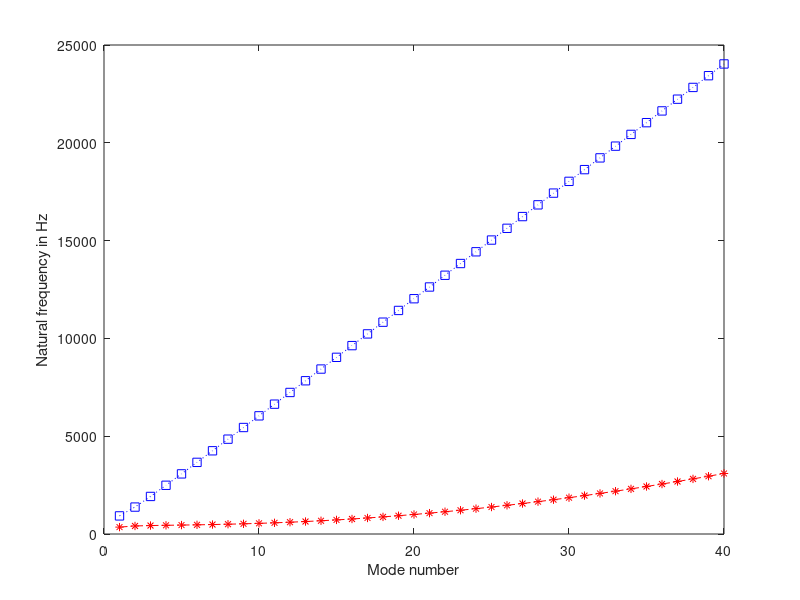

The MATLAB script that drew this image:

%   Tyre parameters
E=10.4e+9;            %     Young's modulus
b=15.2e-2;            %     Belt ring section width in m
d=3.1e-3;             %     Belt ring section heigth in m
I=(b*d^3)/12;
D=(E*d^3)/12;         %     Bending stiffness of belt ring 
K=E*d;                %     Membrane stiffness of belt ring
Dnorm=D*b;              %     Normalized bending stiffness of belt ring
Knorm=K*b;              %     Normalized Membrane stiffness of belt ring
kr=(192.9e+6)*b;          %     Radial stiffness of sidewall in kg/m.sec^2
kt=(648.7e+5)*b;          %     Tangential stiffness of sidewall in kg/m.sec^2
rho=8.1e+3;           %     Density in in kg/m^3
A=b*d;                %     Belt ring section Area in m^2
r=0.3;                %     Belt ring radius in m
P0=2.2e+5;
%zEGELAAR -undeformed tyre sidewall at 2.2e+5 inflation pressure
% r= 0.3                Belt ring radius in m
% rs=.054               radius of tyre sidewall arc
% t=.1                  thickness of sidewall 
% ls=.121               length of sidewall arc
% G=1.6e+6              shear modulus of sidewall
% w/2=62.3deg           half angle of sidewall
% L=.0867               height of tyre sidewall
%------------------------------------------------------------------------------------------------------------------------------------------------------------
%%
%   Preallocating
Nbelt=800;                       %     number of discretized belt Nodes
Nmodes=40;                       %     number of Modes
Del=zeros(Nmodes,1);         
B=zeros(Nmodes,1);
Bs=zeros(Nmodes,1);
Dels=zeros(Nmodes,1);
ValNatfreq=zeros(Nmodes,2);
Tm_div_Rm=zeros(Nmodes,2);
phid=zeros(Nmodes,1);
U=zeros(2*Nbelt,1);
theta = (2*pi/Nbelt)*(0:(Nbelt-1));    %     central angle of belt arch,

ModeStructArr(1:Nmodes) = struct('frq',0,'Tm_div_Rm',1,'theta',theta,'dr',zeros(size(theta)),'dt',zeros(size(theta)));

RadialModes = struct('Nmode',1:Nmodes,'ModeData',ModeStructArr);
TangentialModes = struct('Nmode',1:Nmodes,'ModeData',ModeStructArr);
% ------------------------------------------------------------------------------------------------------------------------------------------------------------
%%
%   NATURAL FREQUENCIES OF BELT RING
for n=1:Nmodes
        %    Precalculated terms
        Lambda4 = (A *rho)^2; 
        Lambda2 = -A*kr*rho -A*kt*rho -(A*E*I*(n^2)*rho/(r^4)) - (A*E*I*(n^4)*rho/(r^4)) - (A*E*A*rho/(r^2)) - (A*E*A*rho*(n^2)/(r^2)) + ((A*rho*P0*b)/r) - ((A*rho*P0*b*n^2)/r);
        Lambda0 = (kr*kt) + ((E*I*E*A*(n^2))/(r^6)) - ((2*E*I*E*A*(n^4))/(r^6)) + ((E*I*E*A*(n^6))/(r^6)) + ((E*I*kr*(n^2))/(r^4)) + ((E*I*kt*(n^4))/(r^4)) + ((E*A*kt)/(r^2)) + ((E*A*kr*(n^2))/(r^2)) + ((P0*b)*((-(E*I*n^2)/r^5)+((E*I*n^4)/r^5)-((E*A*n^2)/r^3)+((E*A*n^4)/r^3)-(kt/r)+((kr*n^2)/r)));
        
        Dels = Lambda2^2 - (4*Lambda4*Lambda0);
        
        
        %   Calculating natural frequencies of each mode in rad/s
        RadialModes.ModeData(n).frq = (sqrt((-Lambda2 - sqrt(Dels))/(2*Lambda4))) * .159; % radial
        TangentialModes.ModeData(n).frq = (sqrt((-Lambda2 + sqrt(Dels))/(2*Lambda4))) * .159; % tangential
        
        
        %   Ratio of radial to tangential deformation amplitude
        RadialModes.ModeData(n).Tm_div_Rm = -(E*I*(n^4)/(r^4) + E*A/(r^2) + kr - rho*A*(RadialModes.ModeData(n).frq^2))/(E*I*(n^3)/(r^4) + E*A*n/(r^2));      %Radial
        TangentialModes.ModeData(n).Tm_div_Rm = -(E*I*(n^4)/(r^4) + E*A/(r^2) + kr - rho*A*(TangentialModes.ModeData(n).frq^2))/(E*I*(n^3)/(r^4) + E*A*n/(r^2));      %Tangential
        
        %   Find out phi angle between the mode shapes
%         phid(n)=180/(2*n);

        % Calculate radial/tangential displacements
        RadialModes.ModeData(n).dr = cos(n*RadialModes.ModeData(n).theta);
        RadialModes.ModeData(n).dt = RadialModes.ModeData(n).Tm_div_Rm*sin(n*RadialModes.ModeData(n).theta);
        
        TangentialModes.ModeData(n).dr = cos(n*TangentialModes.ModeData(n).theta);
        TangentialModes.ModeData(n).dt = TangentialModes.ModeData(n).Tm_div_Rm*sin(n*TangentialModes.ModeData(n).theta);

%         fprintf('For mode %f the Radial natural frequency is %f Hz and the Tangential natural frequency is %f Hz\n',n,RadialModes.ModeData(n).frq,TangentialModes.ModeData(n).frq);
%         fprintf('The ratio of radial to tangential deformation amplitude for the above radial mode is %f and for Tangential mode is %f\n\n',RadialModes.ModeData(n).Tm_div_Rm, TangentialModes.ModeData(n).Tm_div_Rm);
end
%%
%Plot radial and tangential natural frequencies
figure,plot(1:Nmodes,[RadialModes.ModeData(1:Nmodes).frq],'-.r*')
xlabel('Mode number')
ylabel('Natural frequency in Hz')
% ylabel('Radial natural frequency in Hz')
hold ,plot(1:Nmodes,[TangentialModes.ModeData(1:Nmodes).frq],':bs');
xlabel('Mode number')
% ylabel('Tangential natural frequency in Hz')

%ZERO MODES 
omega1=sqrt(kt/(rho*A))*.159;
omega2=sqrt((E*A+(kr*r^2))/(r^2*rho*A))*.159;

%plotting mode shapes in 3d polar form
% for n=1:Nmodes
%     axis equal;
%     ux = (30+RadialModes.ModeData(n).dr) .* cos(RadialModes.ModeData(n).theta) - RadialModes.ModeData(n).dt .* sin(RadialModes.ModeData(n).theta);
%     uy = (30+RadialModes.ModeData(n).dr) .* sin(RadialModes.ModeData(n).theta) + RadialModes.ModeData(n).dt .* cos(RadialModes.ModeData(n).theta);
%     subplot(8,5,n)
%     plot(ux,uy,'linewidth',4);
%     hold on
%     plot(30*cos(theta),30*sin(theta),'g','linewidth',2);
%     axis square
% end
    
%modal participation factors


%Modal force 
